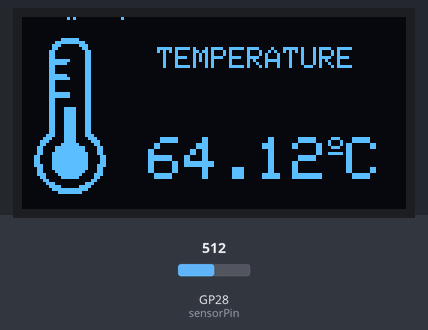
This program was run on a simulated Raspberry Pi Pico. Shown: 128×64 one-colour display. The test bench sets the inputs (shaded band); at power-on: GP28 (sensorPin) = 512 (analog values on the 0–1023 scale). What the program prints to the serial monitor is not drawn.

Above: at 6.2 s.
6.3 s: GP28 (sensorPin) set to 716
At 9.3 s:
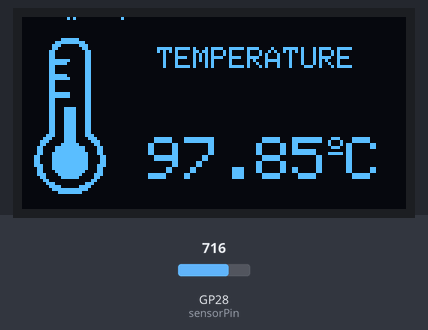
10.0 s: GP28 (sensorPin) set to 900
At 11.4 s:
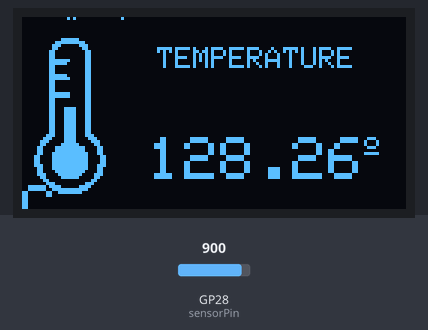
13.7 s: GP28 (sensorPin) set to 1023
At 14.6 s:
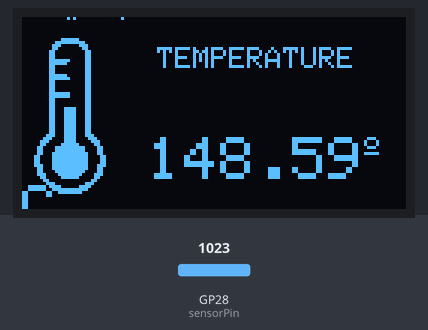
Timing chart, 0 to 16.7 s (numbered marks = the images above; inputs shaded):
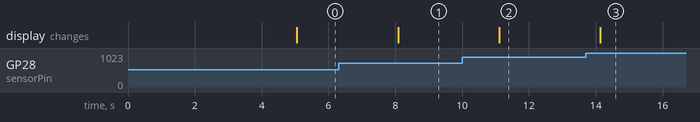

The program:

main.cpp
```cpp
#include <Wire.h>
#include <Adafruit_GFX.h>
#include <Adafruit_SSD1306.h>

#include "therm3.h"

#define SCREEN_WIDTH 128 // OLED display width, in pixels
#define SCREEN_HEIGHT 64 // OLED display height, in pixels

// Declaration for an SSD1306 display connected to I2C (SDA, SCL pins)
Adafruit_SSD1306 display(SCREEN_WIDTH, SCREEN_HEIGHT, &Wire, -1);

int sensorPin = A2;
int ledPin = 25;
int adcValue = 0;
float voltage = 0;
double tempC = 0.0195;
double voltO = 400;
double tempA;

void setup() {
  Serial.begin(115200);
  delay(3000);

  Serial.println("SYSSTART");

  delay(2000);

  if(!display.begin(SSD1306_SWITCHCAPVCC, 0x3C)) { // Address 0x3D for 128x64
    Serial.println(F("SSD1306 allocation failed"));
    for(;;);
  }
  analogReadResolution(12);

  display.clearDisplay();
}

void loop() {
  adcValue = analogRead(sensorPin);

  voltage = adcValue*(3300/4095.0);
  tempA = (voltage - voltO)/(tempC*1000);

  display.clearDisplay();
  display.setTextSize(1);
  display.setTextColor(WHITE);
  display.setCursor(45, 10);
  display.println("TEMPERATURE");

  display.setTextSize(2);
  display.setCursor(42, 40);
  display.print(tempA);

  display.setTextSize(1);
  display.cp437(true);
  display.write(167);
  display.setTextSize(2);
  display.print("C");

  display.drawBitmap(0, 0, gImage_therm3, 64, 64, 1);
  display.display();

  Serial.print("ADC Value   = ");
  Serial.println(adcValue);
  Serial.print("Voltage     = ");
  Serial.print(voltage);
  Serial.print(" mV \nTemperature = ");
  Serial.print(tempA);
  Serial.println(" C \n============== ");

  delay(3000);
}
```

Source omitted: therm3.h (data table, 2669 bytes)

Measured:
- after the input at 6.3 s, the display: changes after 1.8 s (image 1)
- after the input at 10.0 s, the display: changes after 1.1 s (image 2)
- after the input at 13.7 s, the display: changes after 0.43 s (image 3)
